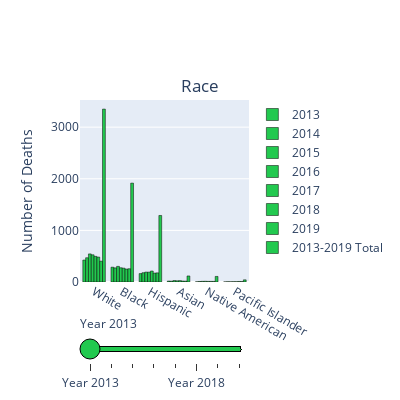
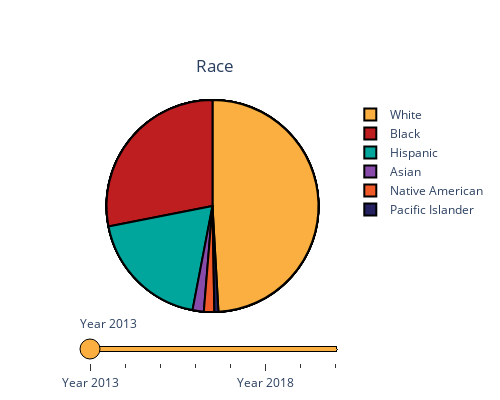

Notebook cell for these charts, in order:
### Code cell
#RACE
data_slider = []
for year in [2013,2014,2015,2016,2017,2018,2019,'Total']:
    if year != 'Total':
        data_each_yr = dict(
                            type='bar',
                            x = fulldb["Victim's race"].value_counts().index,
                            y=fulldb[fulldb['Year'] == year]["Victim's race"].value_counts(),
                            hovertemplate = '<b><i>Race: %{x}</i></b><br><br>Number of Deaths: %{y}<br>Proportion of ' + str(year)  +  ' Total: ' + (round((fulldb[fulldb['Year']==year]["Victim's race"].value_counts()/len(fulldb[fulldb['Year']==year]["Victim's race"]))*100,2)).astype(str) + '%<extra></extra>',
                            name = year,
                            marker_color='#22c94f',
                            marker_line_color='black')
    else:
        data_each_yr = dict(
                            type='bar',
                            x = fulldb["Victim's race"].value_counts().index,
                            y=fulldb["Victim's race"].value_counts(),
                            hovertemplate = '<b><i>Race: %{x}</i></b><br><br>Number of Deaths: %{y}<br>Proportion of Total: ' + (round((fulldb["Victim's race"].value_counts()/len(fulldb["Victim's race"]))*100,2)).astype(str) + '%<extra></extra>',
                            name = '2013-2019 Total',
                            marker_color='#22c94f',
                            marker_line_color='black')
    data_slider.append(data_each_yr)

steps = []
for i in range(len(data_slider)):
    if i < len(data_slider) - 1:
        step = dict(method='restyle',
                    args=['visible', [False] * len(data_slider)],
                    label='Year {}'.format(i + 2013))
    else:
        step = dict(method='restyle',
                    args=['visible', [False] * len(data_slider)],
                    label='2013-2019 Total')
    step['args'][1][i] = True
    steps.append(step)
    

sliders = [dict(active=0, pad={"t": 30}, steps=steps,bgcolor='#22c94f',bordercolor='black')]

layout = dict(title ={'text':'Race','x':0.5,'y':0.8},
              yaxis_title = {'text':'Number of Deaths'},
              sliders=sliders,height=400,width=400)

fig2 = go.Figure(dict(data=data_slider, layout=layout))

fig2.show()


data_slider = []
for year in [2013,2014,2015,2016,2017,2018,2019,'Total']:
    if year != 'Total':
        data_each_yr = dict(
                            type='pie',
                            labels = fulldb["Victim's race"].value_counts().index,
                            values=fulldb[fulldb['Year'] == year]["Victim's race"].value_counts(),
                            hovertemplate = '<b><i>Race: '+ fulldb["Victim's race"].value_counts().index +'</i></b><br><br>Number of Deaths: '+ fulldb[fulldb['Year'] == year]["Victim's race"].value_counts().astype(str) +'<br>Percentage of ' + str(year)  +  ' Total: %{percent}%<extra></extra>',
                            name = year,
                            marker = dict(colors=['#FAAF40','#BE1E20','#00A69C','#894BAA','#F05A28','#262261'],line_color='black',line_width=2),
                            textinfo = 'none',
                            insidetextfont_size=12,
                            outsidetextfont_size=12)
    else:
        data_each_yr = dict(
                            type='pie',
                            labels = fulldb["Victim's race"].value_counts().index,
                            values=fulldb["Victim's race"].value_counts(),
                            hovertemplate = '<b><i>Race: ' + fulldb["Victim's race"].value_counts().index + '</i></b><br><br>Number of Deaths: '+ fulldb["Victim's race"].value_counts().astype(str) +'<br>Percentage of Total: %{percent}%<extra></extra>',
                            name = '2013-2019 Total',
                            marker = dict(colors=['#FAAF40','#BE1E20','#00A69C','#894BAA','#F05A28','#262261'],line_color='black',line_width=2),
                            textinfo = 'none',
                            insidetextfont_size=12,
                            outsidetextfont_size=12)
    data_slider.append(data_each_yr)

steps = []
for i in range(len(data_slider)):
    if i < len(data_slider) - 1:
        step = dict(method='restyle',
                    args=['visible', [False] * len(data_slider)],
                    label='Year {}'.format(i + 2013))
    else:
        step = dict(method='restyle',
                    args=['visible', [False] * len(data_slider)],
                    label='2013-2019 Cumulative Total')
    step['args'][1][i] = True
    steps.append(step)
    

sliders = [dict(active=0, pad={"t": 0}, steps=steps,bgcolor='#FAAF40',bordercolor='black',activebgcolor='#BE1E20')]


layout = dict(title ={'text':'Race','x':0.43,'y':0.85},
              yaxis_title = {'text':'Number of Deaths'},
              sliders=sliders,height=400,width=500,showlegend=True)

figrace = go.Figure(dict(data=data_slider, layout=layout))

figrace.show()

### Figure 1 — Plotly figure (JSON) as saved in the notebook; plotly's stock layout.template omitted (floating-point values rounded to 4 significant figures)
{"data": [{"hovertemplate": ["<b><i>Race: %{x}</i></b><br><br>Number of Deaths: %{y}<br>Proportion of 2013 Total: 47.27%<extra></extra>", "<b><i>Race: %{x}</i></b><br><br>Number of Deaths: %{y}<br>Proportion of 2013 Total: 31.92%<extra></extra>", "<b><i>Race: %{x}</i></b><br><br>Number of Deaths: %{y}<br>Proportion of 2013 Total: 18.13%<extra></extra>", "<b><i>Race: %{x}</i></b><br><br>Number of Deaths: %{y}<br>Proportion of 2013 Total: 2.0%<extra></extra>", "<b><i>Race: %{x}</i></b><br><br>Number of Deaths: %{y}<br>Proportion of 2013 Total: 0.44%<extra></extra>", "<b><i>Race: %{x}</i></b><br><br>Number of Deaths: %{y}<br>Proportion of 2013 Total: 0.22%<extra></extra>"], "marker": {"color": "#22c94f", "line": {"color": "black"}}, "name": "2013", "type": "bar", "x": ["White", "Black", "Hispanic", "Asian", "Native American", "Pacific Islander"], "y": [425, 287, 163, 18, 4, 2]}, {"hovertemplate": ["<b><i>Race: %{x}</i></b><br><br>Number of Deaths: %{y}<br>Proportion of 2014 Total: 49.21%<extra></extra>", "<b><i>Race: %{x}</i></b><br><br>Number of Deaths: %{y}<br>Proportion of 2014 Total: 28.69%<extra></extra>", "<b><i>Race: %{x}</i></b><br><br>Number of Deaths: %{y}<br>Proportion of 2014 Total: 18.85%<extra></extra>", "<b><i>Race: %{x}</i></b><br><br>Number of Deaths: %{y}<br>Proportion of 2014 Total: 1.68%<extra></extra>", "<b><i>Race: %{x}</i></b><br><br>Number of Deaths: %{y}<br>Proportion of 2014 Total: 1.05%<extra></extra>", "<b><i>Race: %{x}</i></b><br><br>Number of Deaths: %{y}<br>Proportion of 2014 Total: 0.52%<extra></extra>"], "marker": {"color": "#22c94f", "line": {"color": "black"}}, "name": "2014", "type": "bar", "x": ["White", "Black", "Hispanic", "Asian", "Native American", "Pacific Islander"], "y": [470, 274, 180, 16, 10, 5]}, {"hovertemplate": ["<b><i>Race: %{x}</i></b><br><br>Number of Deaths: %{y}<br>Proportion of 2015 Total: 50.18%<extra></extra>", "<b><i>Race: %{x}</i></b><br><br>Number of Deaths: %{y}<br>Proportion of 2015 Total: 27.95%<extra></extra>", "<b><i>Race: %{x}</i></b><br><br>Number of Deaths: %{y}<br>Proportion of 2015 Total: 17.71%<extra></extra>", "<b><i>Race: %{x}</i></b><br><br>Number of Deaths: %{y}<br>Proportion of 2015 Total: 2.58%<extra></extra>", "<b><i>Race: %{x}</i></b><br><br>Number of Deaths: %{y}<br>Proportion of 2015 Total: 1.2%<extra></extra>", "<b><i>Race: %{x}</i></b><br><br>Number of Deaths: %{y}<br>Proportion of 2015 Total: 0.37%<extra></extra>"], "marker": {"color": "#22c94f", "line": {"color": "black"}}, "name": "2015", "type": "bar", "x": ["White", "Black", "Hispanic", "Asian", "Native American", "Pacific Islander"], "y": [544, 303, 192, 28, 13, 4]}, {"hovertemplate": ["<b><i>Race: %{x}</i></b><br><br>Number of Deaths: %{y}<br>Proportion of 2016 Total: 50.82%<extra></extra>", "<b><i>Race: %{x}</i></b><br><br>Number of Deaths: %{y}<br>Proportion of 2016 Total: 26.62%<extra></extra>", "<b><i>Race: %{x}</i></b><br><br>Number of Deaths: %{y}<br>Proportion of 2016 Total: 18.42%<extra></extra>", "<b><i>Race: %{x}</i></b><br><br>Number of Deaths: %{y}<br>Proportion of 2016 Total: 2.22%<extra></extra>", "<b><i>Race: %{x}</i></b><br><br>Number of Deaths: %{y}<br>Proportion of 2016 Total: 1.35%<extra></extra>", "<b><i>Race: %{x}</i></b><br><br>Number of Deaths: %{y}<br>Proportion of 2016 Total: 0.58%<extra></extra>"], "marker": {"color": "#22c94f", "line": {"color": "black"}}, "name": "2016", "type": "bar", "x": ["White", "Black", "Hispanic", "Asian", "Native American", "Pacific Islander"], "y": [527, 276, 191, 23, 14, 6]}, {"hovertemplate": ["<b><i>Race: %{x}</i></b><br><br>Number of Deaths: %{y}<br>Proportion of 2017 Total: 48.58%<extra></extra>", "<b><i>Race: %{x}</i></b><br><br>Number of Deaths: %{y}<br>Proportion of 2017 Total: 26.2%<extra></extra>", "<b><i>Race: %{x}</i></b><br><br>Number of Deaths: %{y}<br>Proportion of 2017 Total: 20.82%<extra></extra>", "<b><i>Race: %{x}</i></b><br><br>Number of Deaths: %{y}<br>Proportion of 2017 Total: 2.64%<extra></extra>", "<b><i>Race: %{x}</i></b><br><br>Number of Deaths: %{y}<br>Proportion of 2017 Total: 1.17%<extra></extra>", "<b><i>Race: %{x}</i></b><br><br>Number of Deaths: %{y}<br>Proportion of 2017 Total: 0.59%<extra></extra>"], "marker": {"color": "#22c94f", "line": {"color": "black"}}, "name": "2017", "type": "bar", "x": ["White", "Black", "Hispanic", "Asian", "Native American", "Pacific Islander"], "y": [497, 268, 213, 27, 12, 6]}, {"hovertemplate": ["<b><i>Race: %{x}</i></b><br><br>Number of Deaths: %{y}<br>Proportion of 2018 Total: 50.95%<extra></extra>", "<b><i>Race: %{x}</i></b><br><br>Number of Deaths: %{y}<br>Proportion of 2018 Total: 26.48%<extra></extra>", "<b><i>Race: %{x}</i></b><br><br>Number of Deaths: %{y}<br>Proportion of 2018 Total: 18.25%<extra></extra>", "<b><i>Race: %{x}</i></b><br><br>Number of Deaths: %{y}<br>Proportion of 2018 Total: 2.0%<extra></extra>", "<b><i>Race: %{x}</i></b><br><br>Number of Deaths: %{y}<br>Proportion of 2018 Total: 1.27%<extra></extra>", "<b><i>Race: %{x}</i></b><br><br>Number of Deaths: %{y}<br>Proportion of 2018 Total: 1.05%<extra></extra>"], "marker": {"color": "#22c94f", "line": {"color": "black"}}, "name": "2018", "type": "bar", "x": ["White", "Black", "Hispanic", "Asian", "Native American", "Pacific Islander"], "y": [483, 251, 173, 19, 12, 10]}, {"hovertemplate": ["<b><i>Race: %{x}</i></b><br><br>Number of Deaths: %{y}<br>Proportion of 2019 Total: 46.12%<extra></extra>", "<b><i>Race: %{x}</i></b><br><br>Number of Deaths: %{y}<br>Proportion of 2019 Total: 29.34%<extra></extra>", "<b><i>Race: %{x}</i></b><br><br>Number of Deaths: %{y}<br>Proportion of 2019 Total: 20.21%<extra></extra>", "<b><i>Race: %{x}</i></b><br><br>Number of Deaths: %{y}<br>Proportion of 2019 Total: 1.94%<extra></extra>", "<b><i>Race: %{x}</i></b><br><br>Number of Deaths: %{y}<br>Proportion of 2019 Total: 1.37%<extra></extra>", "<b><i>Race: %{x}</i></b><br><br>Number of Deaths: %{y}<br>Proportion of 2019 Total: 1.03%<extra></extra>"], "marker": {"color": "#22c94f", "line": {"color": "black"}}, "name": "2019", "type": "bar", "x": ["White", "Black", "Hispanic", "Asian", "Native American", "Pacific Islander"], "y": [404, 257, 177, 17, 12, 9]}, {"hovertemplate": ["<b><i>Race: %{x}</i></b><br><br>Number of Deaths: %{y}<br>Proportion of Total: 49.11%<extra></extra>", "<b><i>Race: %{x}</i></b><br><br>Number of Deaths: %{y}<br>Proportion of Total: 28.09%<extra></extra>", "<b><i>Race: %{x}</i></b><br><br>Number of Deaths: %{y}<br>Proportion of Total: 18.89%<extra></extra>", "<b><i>Race: %{x}</i></b><br><br>Number of Deaths: %{y}<br>Proportion of Total: 1.72%<extra></extra>", "<b><i>Race: %{x}</i></b><br><br>Number of Deaths: %{y}<br>Proportion of Total: 1.58%<extra></extra>", "<b><i>Race: %{x}</i></b><br><br>Number of Deaths: %{y}<br>Proportion of Total: 0.62%<extra></extra>"], "marker": {"color": "#22c94f", "line": {"color": "black"}}, "name": "2013-2019 Total", "type": "bar", "x": ["White", "Black", "Hispanic", "Asian", "Native American", "Pacific Islander"], "y": [3350, 1916, 1289, 117, 108, 42]}], "layout": {"height": 400, "sliders": [{"active": 0, "bgcolor": "#22c94f", "bordercolor": "black", "pad": {"t": 30}, "steps": [{"args": ["visible", [true, false, false, false, false, false, false, false]], "label": "Year 2013", "method": "restyle"}, {"args": ["visible", [false, true, false, false, false, false, false, false]], "label": "Year 2014", "method": "restyle"}, {"args": ["visible", [false, false, true, false, false, false, false, false]], "label": "Year 2015", "method": "restyle"}, {"args": ["visible", [false, false, false, true, false, false, false, false]], "label": "Year 2016", "method": "restyle"}, {"args": ["visible", [false, false, false, false, true, false, false, false]], "label": "Year 2017", "method": "restyle"}, {"args": ["visible", [false, false, false, false, false, true, false, false]], "label": "Year 2018", "method": "restyle"}, {"args": ["visible", [false, false, false, false, false, false, true, false]], "label": "Year 2019", "method": "restyle"}, {"args": ["visible", [false, false, false, false, false, false, false, true]], "label": "2013-2019 Total", "method": "restyle"}]}], "title": {"text": "Race", "x": 0.5, "y": 0.8}, "width": 400, "yaxis": {"title": {"text": "Number of Deaths"}}}}

### Figure 2 — Plotly figure (JSON) as saved in the notebook; plotly's stock layout.template omitted (floating-point values rounded to 4 significant figures)
{"data": [{"hovertemplate": ["<b><i>Race: White</i></b><br><br>Number of Deaths: 425<br>Percentage of 2013 Total: %{percent}%<extra></extra>", "<b><i>Race: Black</i></b><br><br>Number of Deaths: 287<br>Percentage of 2013 Total: %{percent}%<extra></extra>", "<b><i>Race: Hispanic</i></b><br><br>Number of Deaths: 163<br>Percentage of 2013 Total: %{percent}%<extra></extra>", "<b><i>Race: Asian</i></b><br><br>Number of Deaths: 18<br>Percentage of 2013 Total: %{percent}%<extra></extra>", "<b><i>Race: Native American</i></b><br><br>Number of Deaths: 4<br>Percentage of 2013 Total: %{percent}%<extra></extra>", "<b><i>Race: Pacific Islander</i></b><br><br>Number of Deaths: 2<br>Percentage of 2013 Total: %{percent}%<extra></extra>"], "insidetextfont": {"size": 12}, "labels": ["White", "Black", "Hispanic", "Asian", "Native American", "Pacific Islander"], "marker": {"colors": ["#FAAF40", "#BE1E20", "#00A69C", "#894BAA", "#F05A28", "#262261"], "line": {"color": "black", "width": 2}}, "name": "2013", "outsidetextfont": {"size": 12}, "textinfo": "none", "type": "pie", "values": [425, 287, 163, 18, 4, 2]}, {"hovertemplate": ["<b><i>Race: White</i></b><br><br>Number of Deaths: 470<br>Percentage of 2014 Total: %{percent}%<extra></extra>", "<b><i>Race: Black</i></b><br><br>Number of Deaths: 274<br>Percentage of 2014 Total: %{percent}%<extra></extra>", "<b><i>Race: Hispanic</i></b><br><br>Number of Deaths: 180<br>Percentage of 2014 Total: %{percent}%<extra></extra>", "<b><i>Race: Asian</i></b><br><br>Number of Deaths: 16<br>Percentage of 2014 Total: %{percent}%<extra></extra>", "<b><i>Race: Native American</i></b><br><br>Number of Deaths: 10<br>Percentage of 2014 Total: %{percent}%<extra></extra>", "<b><i>Race: Pacific Islander</i></b><br><br>Number of Deaths: 5<br>Percentage of 2014 Total: %{percent}%<extra></extra>"], "insidetextfont": {"size": 12}, "labels": ["White", "Black", "Hispanic", "Asian", "Native American", "Pacific Islander"], "marker": {"colors": ["#FAAF40", "#BE1E20", "#00A69C", "#894BAA", "#F05A28", "#262261"], "line": {"color": "black", "width": 2}}, "name": "2014", "outsidetextfont": {"size": 12}, "textinfo": "none", "type": "pie", "values": [470, 274, 180, 16, 10, 5]}, {"hovertemplate": ["<b><i>Race: White</i></b><br><br>Number of Deaths: 544<br>Percentage of 2015 Total: %{percent}%<extra></extra>", "<b><i>Race: Black</i></b><br><br>Number of Deaths: 303<br>Percentage of 2015 Total: %{percent}%<extra></extra>", "<b><i>Race: Hispanic</i></b><br><br>Number of Deaths: 192<br>Percentage of 2015 Total: %{percent}%<extra></extra>", "<b><i>Race: Asian</i></b><br><br>Number of Deaths: 28<br>Percentage of 2015 Total: %{percent}%<extra></extra>", "<b><i>Race: Native American</i></b><br><br>Number of Deaths: 13<br>Percentage of 2015 Total: %{percent}%<extra></extra>", "<b><i>Race: Pacific Islander</i></b><br><br>Number of Deaths: 4<br>Percentage of 2015 Total: %{percent}%<extra></extra>"], "insidetextfont": {"size": 12}, "labels": ["White", "Black", "Hispanic", "Asian", "Native American", "Pacific Islander"], "marker": {"colors": ["#FAAF40", "#BE1E20", "#00A69C", "#894BAA", "#F05A28", "#262261"], "line": {"color": "black", "width": 2}}, "name": "2015", "outsidetextfont": {"size": 12}, "textinfo": "none", "type": "pie", "values": [544, 303, 192, 28, 13, 4]}, {"hovertemplate": ["<b><i>Race: White</i></b><br><br>Number of Deaths: 527<br>Percentage of 2016 Total: %{percent}%<extra></extra>", "<b><i>Race: Black</i></b><br><br>Number of Deaths: 276<br>Percentage of 2016 Total: %{percent}%<extra></extra>", "<b><i>Race: Hispanic</i></b><br><br>Number of Deaths: 191<br>Percentage of 2016 Total: %{percent}%<extra></extra>", "<b><i>Race: Asian</i></b><br><br>Number of Deaths: 23<br>Percentage of 2016 Total: %{percent}%<extra></extra>", "<b><i>Race: Native American</i></b><br><br>Number of Deaths: 14<br>Percentage of 2016 Total: %{percent}%<extra></extra>", "<b><i>Race: Pacific Islander</i></b><br><br>Number of Deaths: 6<br>Percentage of 2016 Total: %{percent}%<extra></extra>"], "insidetextfont": {"size": 12}, "labels": ["White", "Black", "Hispanic", "Asian", "Native American", "Pacific Islander"], "marker": {"colors": ["#FAAF40", "#BE1E20", "#00A69C", "#894BAA", "#F05A28", "#262261"], "line": {"color": "black", "width": 2}}, "name": "2016", "outsidetextfont": {"size": 12}, "textinfo": "none", "type": "pie", "values": [527, 276, 191, 23, 14, 6]}, {"hovertemplate": ["<b><i>Race: White</i></b><br><br>Number of Deaths: 497<br>Percentage of 2017 Total: %{percent}%<extra></extra>", "<b><i>Race: Black</i></b><br><br>Number of Deaths: 268<br>Percentage of 2017 Total: %{percent}%<extra></extra>", "<b><i>Race: Hispanic</i></b><br><br>Number of Deaths: 213<br>Percentage of 2017 Total: %{percent}%<extra></extra>", "<b><i>Race: Asian</i></b><br><br>Number of Deaths: 27<br>Percentage of 2017 Total: %{percent}%<extra></extra>", "<b><i>Race: Native American</i></b><br><br>Number of Deaths: 12<br>Percentage of 2017 Total: %{percent}%<extra></extra>", "<b><i>Race: Pacific Islander</i></b><br><br>Number of Deaths: 6<br>Percentage of 2017 Total: %{percent}%<extra></extra>"], "insidetextfont": {"size": 12}, "labels": ["White", "Black", "Hispanic", "Asian", "Native American", "Pacific Islander"], "marker": {"colors": ["#FAAF40", "#BE1E20", "#00A69C", "#894BAA", "#F05A28", "#262261"], "line": {"color": "black", "width": 2}}, "name": "2017", "outsidetextfont": {"size": 12}, "textinfo": "none", "type": "pie", "values": [497, 268, 213, 27, 12, 6]}, {"hovertemplate": ["<b><i>Race: White</i></b><br><br>Number of Deaths: 483<br>Percentage of 2018 Total: %{percent}%<extra></extra>", "<b><i>Race: Black</i></b><br><br>Number of Deaths: 251<br>Percentage of 2018 Total: %{percent}%<extra></extra>", "<b><i>Race: Hispanic</i></b><br><br>Number of Deaths: 173<br>Percentage of 2018 Total: %{percent}%<extra></extra>", "<b><i>Race: Asian</i></b><br><br>Number of Deaths: 19<br>Percentage of 2018 Total: %{percent}%<extra></extra>", "<b><i>Race: Native American</i></b><br><br>Number of Deaths: 12<br>Percentage of 2018 Total: %{percent}%<extra></extra>", "<b><i>Race: Pacific Islander</i></b><br><br>Number of Deaths: 10<br>Percentage of 2018 Total: %{percent}%<extra></extra>"], "insidetextfont": {"size": 12}, "labels": ["White", "Black", "Hispanic", "Asian", "Native American", "Pacific Islander"], "marker": {"colors": ["#FAAF40", "#BE1E20", "#00A69C", "#894BAA", "#F05A28", "#262261"], "line": {"color": "black", "width": 2}}, "name": "2018", "outsidetextfont": {"size": 12}, "textinfo": "none", "type": "pie", "values": [483, 251, 173, 19, 12, 10]}, {"hovertemplate": ["<b><i>Race: White</i></b><br><br>Number of Deaths: 404<br>Percentage of 2019 Total: %{percent}%<extra></extra>", "<b><i>Race: Black</i></b><br><br>Number of Deaths: 257<br>Percentage of 2019 Total: %{percent}%<extra></extra>", "<b><i>Race: Hispanic</i></b><br><br>Number of Deaths: 177<br>Percentage of 2019 Total: %{percent}%<extra></extra>", "<b><i>Race: Asian</i></b><br><br>Number of Deaths: 17<br>Percentage of 2019 Total: %{percent}%<extra></extra>", "<b><i>Race: Native American</i></b><br><br>Number of Deaths: 12<br>Percentage of 2019 Total: %{percent}%<extra></extra>", "<b><i>Race: Pacific Islander</i></b><br><br>Number of Deaths: 9<br>Percentage of 2019 Total: %{percent}%<extra></extra>"], "insidetextfont": {"size": 12}, "labels": ["White", "Black", "Hispanic", "Asian", "Native American", "Pacific Islander"], "marker": {"colors": ["#FAAF40", "#BE1E20", "#00A69C", "#894BAA", "#F05A28", "#262261"], "line": {"color": "black", "width": 2}}, "name": "2019", "outsidetextfont": {"size": 12}, "textinfo": "none", "type": "pie", "values": [404, 257, 177, 17, 12, 9]}, {"hovertemplate": ["<b><i>Race: White</i></b><br><br>Number of Deaths: 3350<br>Percentage of Total: %{percent}%<extra></extra>", "<b><i>Race: Black</i></b><br><br>Number of Deaths: 1916<br>Percentage of Total: %{percent}%<extra></extra>", "<b><i>Race: Hispanic</i></b><br><br>Number of Deaths: 1289<br>Percentage of Total: %{percent}%<extra></extra>", "<b><i>Race: Asian</i></b><br><br>Number of Deaths: 117<br>Percentage of Total: %{percent}%<extra></extra>", "<b><i>Race: Native American</i></b><br><br>Number of Deaths: 108<br>Percentage of Total: %{percent}%<extra></extra>", "<b><i>Race: Pacific Islander</i></b><br><br>Number of Deaths: 42<br>Percentage of Total: %{percent}%<extra></extra>"], "insidetextfont": {"size": 12}, "labels": ["White", "Black", "Hispanic", "Asian", "Native American", "Pacific Islander"], "marker": {"colors": ["#FAAF40", "#BE1E20", "#00A69C", "#894BAA", "#F05A28", "#262261"], "line": {"color": "black", "width": 2}}, "name": "2013-2019 Total", "outsidetextfont": {"size": 12}, "textinfo": "none", "type": "pie", "values": [3350, 1916, 1289, 117, 108, 42]}], "layout": {"height": 400, "showlegend": true, "sliders": [{"active": 0, "activebgcolor": "#BE1E20", "bgcolor": "#FAAF40", "bordercolor": "black", "pad": {"t": 0}, "steps": [{"args": ["visible", [true, false, false, false, false, false, false, false]], "label": "Year 2013", "method": "restyle"}, {"args": ["visible", [false, true, false, false, false, false, false, false]], "label": "Year 2014", "method": "restyle"}, {"args": ["visible", [false, false, true, false, false, false, false, false]], "label": "Year 2015", "method": "restyle"}, {"args": ["visible", [false, false, false, true, false, false, false, false]], "label": "Year 2016", "method": "restyle"}, {"args": ["visible", [false, false, false, false, true, false, false, false]], "label": "Year 2017", "method": "restyle"}, {"args": ["visible", [false, false, false, false, false, true, false, false]], "label": "Year 2018", "method": "restyle"}, {"args": ["visible", [false, false, false, false, false, false, true, false]], "label": "Year 2019", "method": "restyle"}, {"args": ["visible", [false, false, false, false, false, false, false, true]], "label": "2013-2019 Cumulative Total", "method": "restyle"}]}], "title": {"text": "Race", "x": 0.43, "y": 0.85}, "width": 500, "yaxis": {"title": {"text": "Number of Deaths"}}}}
